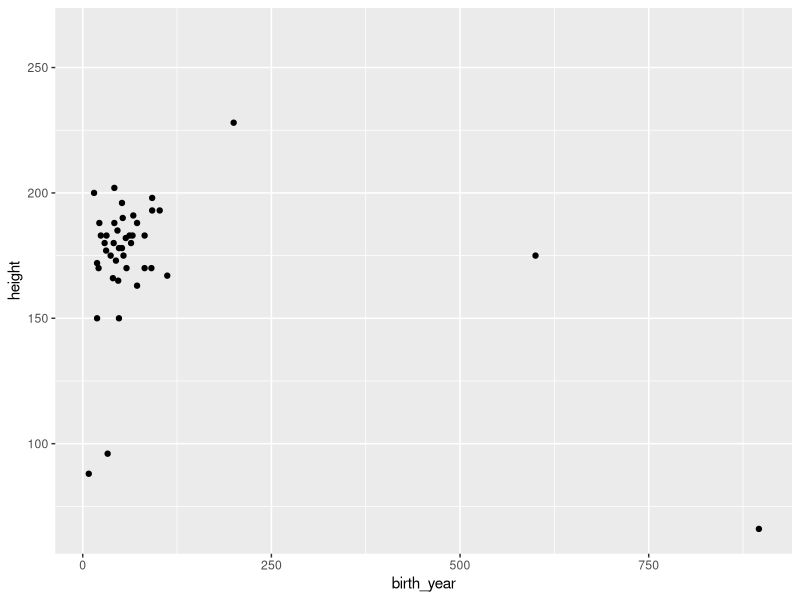

This figure's R source:
#install.packages("tidyverse")
#install.packages("ggplot2")
library(ggplot2)
library(tidyverse)
View(starwars)
#ggplot(data = penguins) +geom_point(mapping = aes(x = flipper_length_mm, y = body_mass_g))
ggplot(data=starwars,mapping = aes(x=birth_year, y=height))+geom_point() #Funcion basica de visualización
